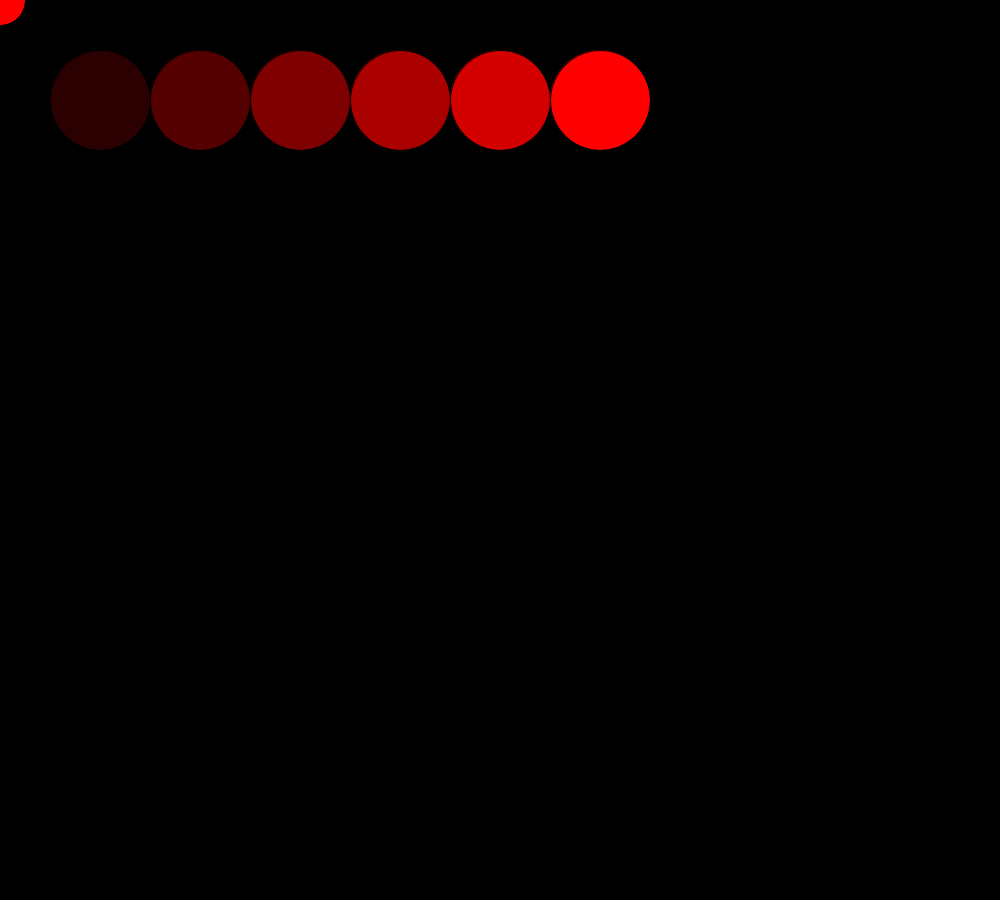
Frame 1 (no input)
Frame 60 (the mouse pressed at the canvas centre just before this capture): identical to frame 1, image omitted
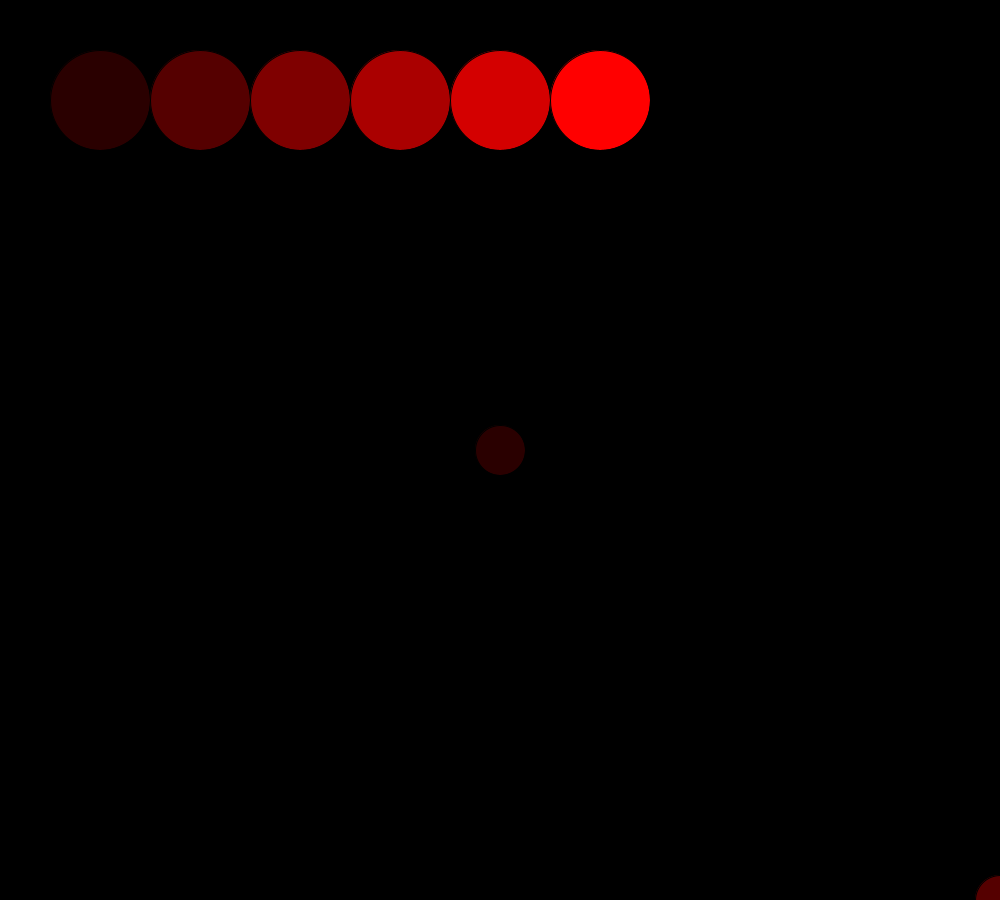
Frame 120 (the mouse held since frame 60 and released just before this capture)

The Processing sketch that drew these frames (run headless with seeded random() and noise(); from frame 60 on, the mouse is pressed at the canvas centre):

// Processing sketch: sketch_forLoop_2
// ── sketch_forLoop_2.pde
int r;

void setup(){
 size(1000, 900); 
  
  
}

void draw(){
 background(0);
 
 for(int i= 0; i <=600; i+=100){
   r = int(map(i, 0, 600, 0, 255));
   fill(r,0,0);
   ellipse(i, 100, 100, 100);  
   
   ellipse(i*mouseX/100, i*mouseY/100, 50, 50);
   
 }
  
  
}
